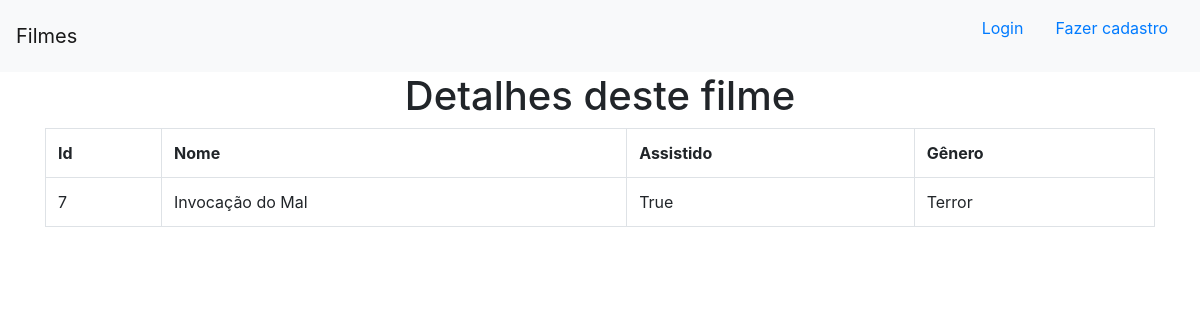
/7, run on the app's committed database.
### meus_filmes/models.py (models this page shows)
class Filme(models.Model):
    filme = models.TextField(max_length=255)
    assistido = models.BooleanField(default=False)
    genero = models.TextField(max_length=255)

### meus_filmes/views.py (the view)
# urls.py: path('<int:id_filme>',views.detalhe,name='detalhe'),
def detalhe(request,id_filme):
    dados = {
        'dados': Filme.objects.get(pk=id_filme)
    }
    return render(request,'filmes/detalhe.html',dados)

### meus_filmes/templates/filmes/detalhe.html
{% extends 'filmes/base.html' %}
{% block conteudo %}
<h1  style="text-align:center;">Detalhes deste filme</h1>
<div class="container">
    <table class = "table table-hover table table-bordered" >
        <tr>
            <th>Id</th>
            <th>Nome</th>
            <th>Assistido</th>
            <th>Gênero</th>
        </tr>
        <tr>
            <td>{{dados.id}}</td>
            <td>{{dados.filme}}</td>
            <td>{{dados.assistido}}</td>
            <td>{{dados.genero}}</td>
        </tr>
    </table>
</div>
{% endblock %}

### data on the page
Filme: id "7", filme "Invocação do Mal", assistido "True", genero "Terror"
